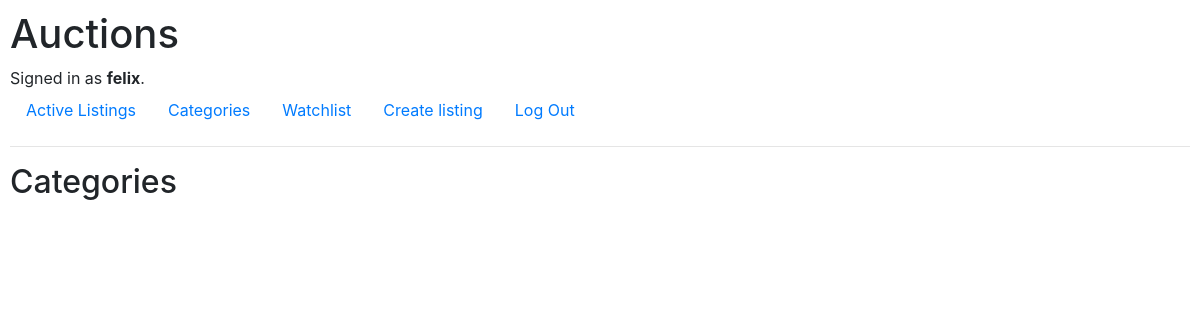
/categories (signed in), run on an earlier commit of the app's database.
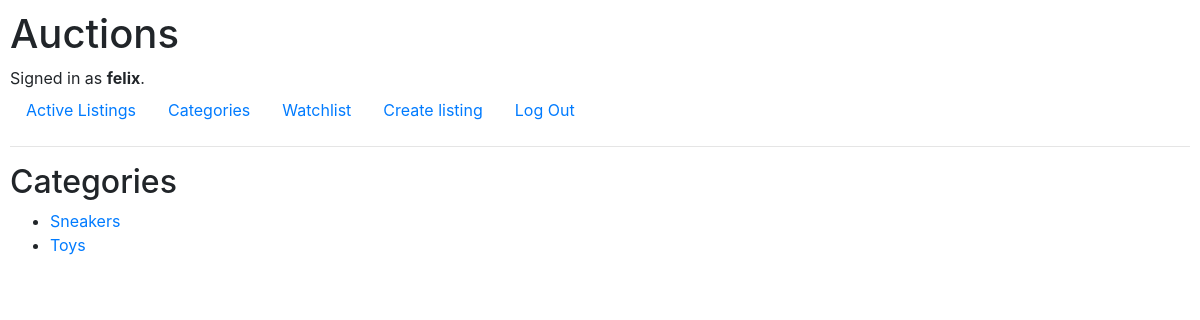
And on a later commit of the database.
### auctions/models.py (models this page shows, shortened)
class User(AbstractUser):
    pass

class Cat(models.Model):
    name = models.CharField(max_length=512)

### auctions/views.py (the view)
# urls.py: path("categories", views.categories, name="categories"),
def categories(request):
    return render(request, "auctions/categories.html", {
        "category": Cat.objects.all()
    })

### auctions/templates/auctions/categories.html
{% extends "auctions/layout.html" %}
{% block body %}
    <h2>Categories</h2>
    <ul>
        {% for item in category %}
            <li>
                <a href="{% url 'listing_category' item.name %}">{{ item.name }}</a>
            </li>
        {% endfor %}
    </ul>
{% endblock %}

### auctions/templates/auctions/layout.html (shortened to what this page needs)
{% load static %}
<!DOCTYPE html>
<html lang="en">
    <head>
        <link rel="stylesheet" href="https://stackpath.bootstrapcdn.com/bootstrap/4.4.1/css/bootstrap.min.css">
        <link href="{% static 'auctions/styles.css' %}" rel="stylesheet">
    </head>
    <body>
        <h1>Auctions</h1>
        <div>
            {% if user.is_authenticated %}
                Signed in as <strong>{{ user.username }}</strong>.
            {% else %}
                Not signed in.
            {% endif %}
        </div>
        <ul class="nav">
            <li class="nav-item">
                <a class="nav-link" href="{% url 'index' %}">Active Listings</a>
            </li>
            {% if user.is_authenticated %}
                <li class="nav-item">
                    <a class="nav-link" href="{% url 'categories' %}">Categories</a>
                </li>
                <li class="nav-item">
                    <a class="nav-link" href="{% url 'watchlist' user.username %}">Watchlist</a>
                </li>
                <li class="nav-item">
                    <a class="nav-link" href="{% url 'create' %}">Create listing</a>
                </li>
                <li class="nav-item">
                    <a class="nav-link" href="{% url 'logout' %}">Log Out</a>
                </li>
            {% endif %}
        </ul>
        <hr>
        {% block body %}
        {% endblock %}
    </body>
</html>

### auctions/static/auctions/styles.css (style rules this page uses)
body { padding: 10px; }

What changed in the data, as far as the page shows it:
added Cat: name "Sneakers"
added Cat: name "Toys"
